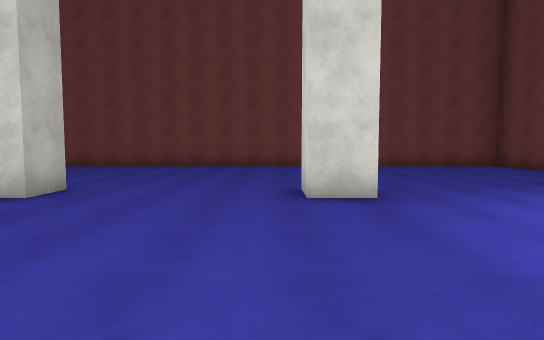
View 1 (above)

16 first-person views from a walk through a Unity game level. The camera is 1.5 m above the floor, tilts 4° down and sees 75° across. The floor is counted in squares, 2 m on a side. Each view is taken from the middle of a square. On the plan, view 1 faces up. The plan holds only what a view shows up to about 11 squares ahead; the rest is blank. The player is left out. Surface patterns are stand-ins for the level's own textures.

View 2
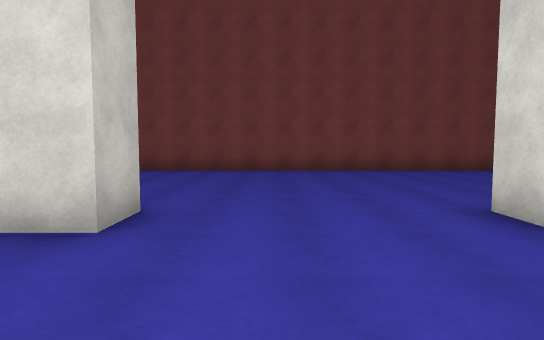

View 3
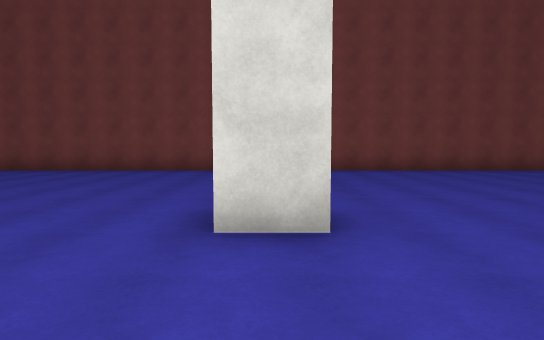

View 4
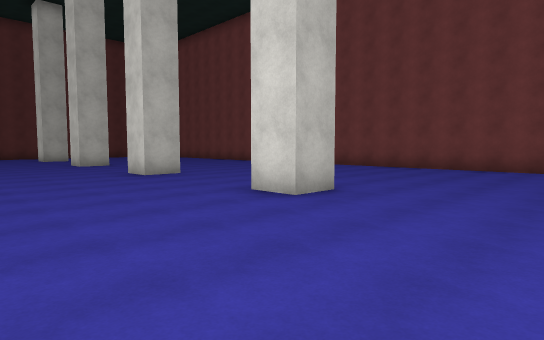

View 5
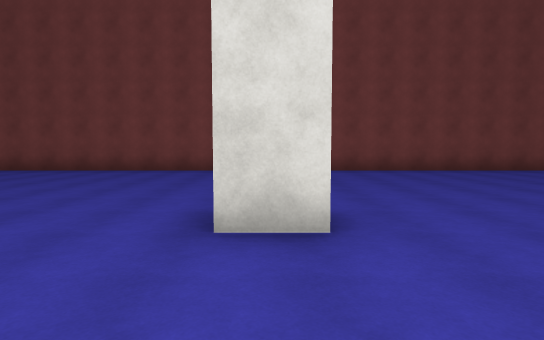

View 6
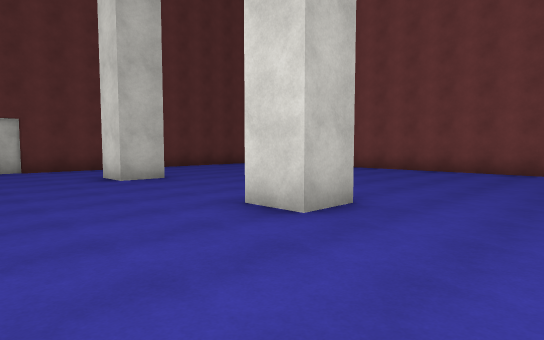

View 7
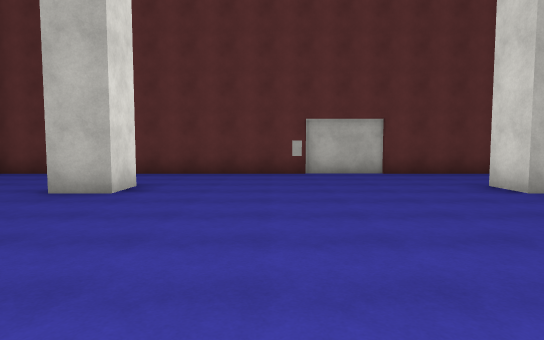

View 8
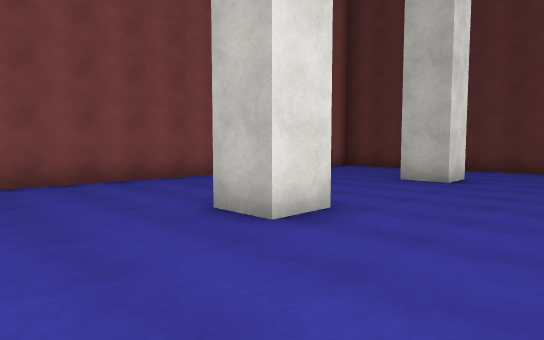

View 9
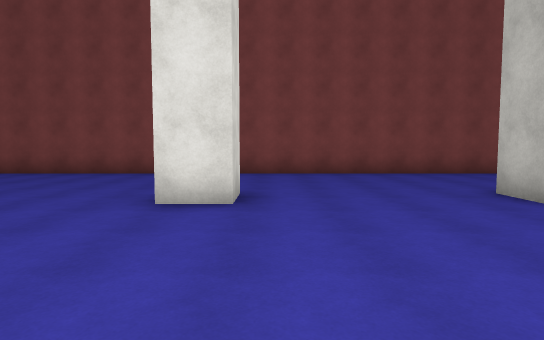

View 10
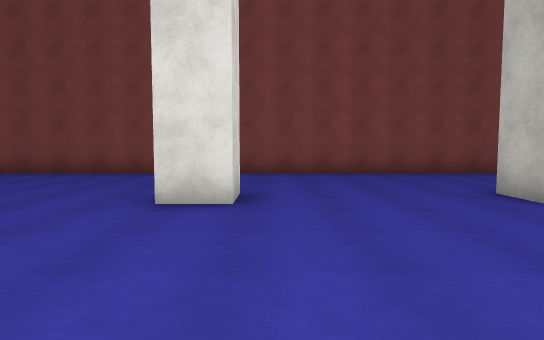

View 11
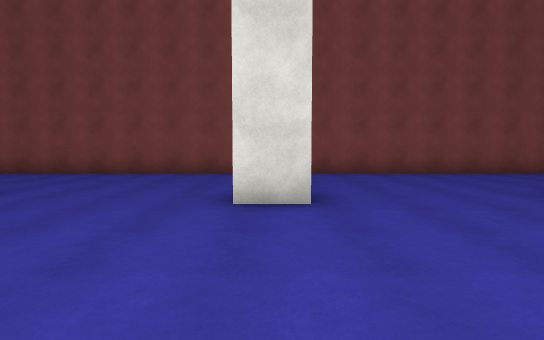

View 12
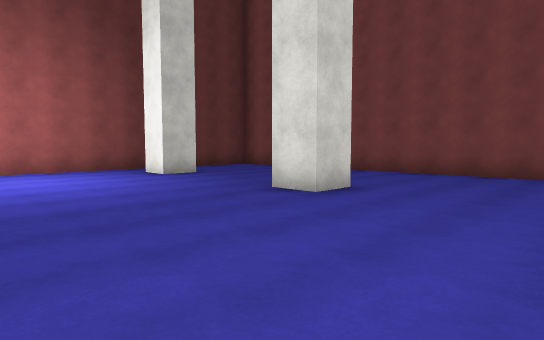

View 13
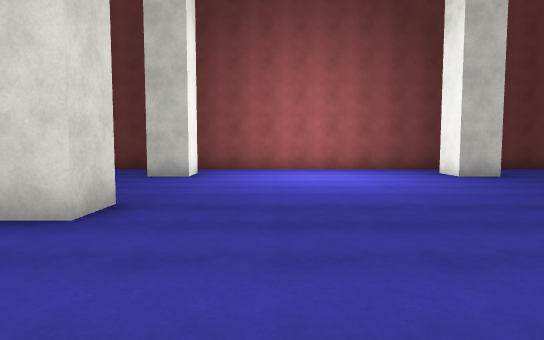

View 14
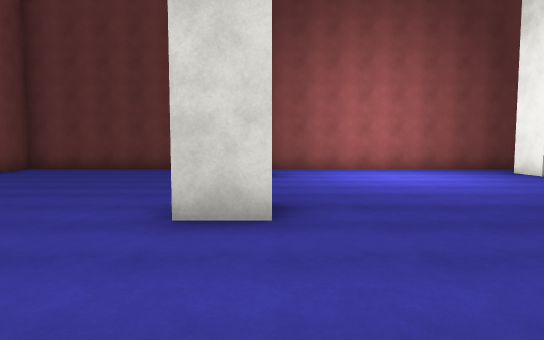

View 15
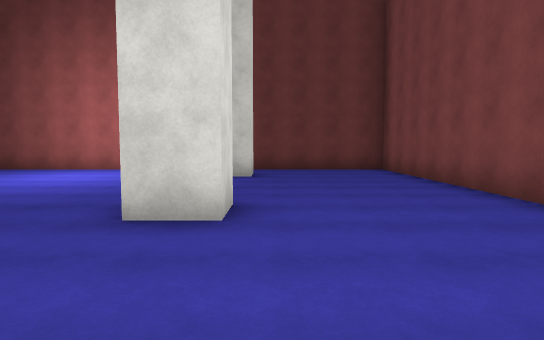

View 16
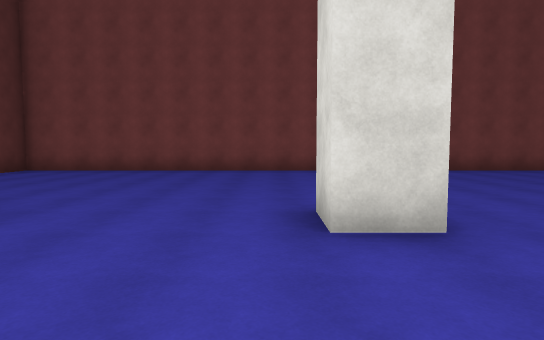

### Floor plan
Points are (right, up) in squares from view 1. A wall is a line through its corners. A room is listed if a view was taken in it or the views show most of it. See-through windows are left out.
Room 1 (views 1, 2, 3, 4, 5, 6, 7, 8, 9, 10, 11, 12, 13, 14, 15, 16)
walls: (-8.5, 6) (-8.5, 5) (-9.5, 5); (-13.5, 6) (-13.5, 5) (-14.5, 5); (-9.5, -2.5) (-9.5, -1.5) (-8.5, -1.5); (-4.6, -1.5) (-3.5, -1.5); (-14.5, -2.5) (-14.5, -1.5) (-13.5, -1.5) (-13.5, -2.5); (-3.5, 6) (-3.5, 5) (-4.5, 5); (-18.5, 6) (-18.5, 5) (-19.5, 5) (-19.5, 6); (-19.6, -1.5) (-18.5, -1.5) (-18.5, -2.5); (1.6, 5) (0.5, 5) (0.5, 6); (1.5, -2.5) (0.5, -2.5) (0.5, -1.5) (1.5, -1.5); (-23.5, 6.1) (-23.5, 5) (-24.5, 5); (-21.4, -6.5) (8, -6.5) (8, 12.5) (6.8, 12.5); (-24.5, -1.5) (-23.5, -1.5) (-23.5, -2.5); (6.5, 5) (5.5, 5) (5.5, 6); (6.5, -2.5) (5.5, -2.5) (5.5, -1.5) (6.5, -1.5); (4.6, 12.5) (-27.3, 12.5) (-27.3, 11.5); (-27.3, 6.8) (-27.3, -2.6); (-27.3, -4.9) (-27.3, -6.2)

Where each view was taken, in squares from view 1:
view 1: 0 up, 0 right, facing up
view 2: 2 up, 2 left, facing up
view 3: 2 up, 4 left, facing up
view 4: 1 up, 5 left, facing up-left
view 5: 2 up, 14 left, facing up
view 6: 2 up, 16 left, facing up-left
view 7: 1 up, 18 left, facing left
view 8: 1 up, 16 left, facing down-left
view 9: 3 up, 15 left, facing down
view 10: 3 up, 10 left, facing down
view 11: 3 up, 4 left, facing down
view 12: 3 up, 3 left, facing down-right
view 13: 3 up, 3 left, facing right
view 14: 5 up, 3 left, facing right
view 15: 3 down, 3 left, facing right
view 16: 2 up, 20 left, facing up
